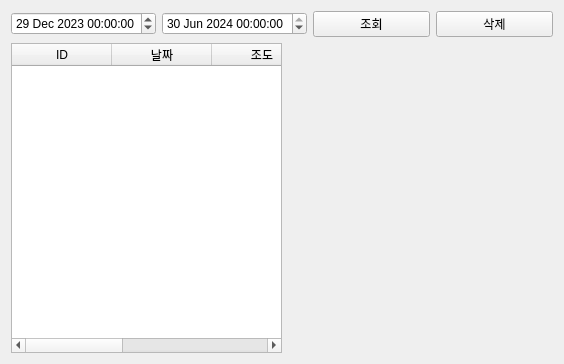
<?xml version="1.0" encoding="UTF-8"?>
<ui version="4.0">
 <class>Tab5Database</class>
 <widget class="QWidget" name="Tab5Database">
  <property name="geometry">
   <rect>
    <x>0</x>
    <y>0</y>
    <width>564</width>
    <height>364</height>
   </rect>
  </property>
  <property name="windowTitle">
   <string>Form</string>
  </property>
  <layout class="QVBoxLayout" name="verticalLayout">
   <item>
    <layout class="QHBoxLayout" name="horizontalLayout">
     <item>
      <widget class="QDateTimeEdit" name="pDateTimeEditFrom">
       <property name="dateTime">
        <datetime>
         <hour>0</hour>
         <minute>0</minute>
         <second>0</second>
         <year>2023</year>
         <month>12</month>
         <day>29</day>
        </datetime>
       </property>
      </widget>
     </item>
     <item>
      <widget class="QDateTimeEdit" name="pDateTimeEditTo">
       <property name="dateTime">
        <datetime>
         <hour>0</hour>
         <minute>0</minute>
         <second>0</second>
         <year>2024</year>
         <month>6</month>
         <day>30</day>
        </datetime>
       </property>
      </widget>
     </item>
     <item>
      <widget class="QPushButton" name="pPBsearchDb">
       <property name="text">
        <string>조회</string>
       </property>
      </widget>
     </item>
     <item>
      <widget class="QPushButton" name="pPBdeleteDb">
       <property name="text">
        <string>삭제</string>
       </property>
      </widget>
     </item>
    </layout>
   </item>
   <item>
    <layout class="QHBoxLayout" name="horizontalLayout_2" stretch="1,1">
     <item>
      <widget class="QTableWidget" name="pTBSensor">
       <column>
        <property name="text">
         <string>ID</string>
        </property>
       </column>
       <column>
        <property name="text">
         <string>날짜</string>
        </property>
       </column>
       <column>
        <property name="text">
         <string>조도</string>
        </property>
       </column>
       <column>
        <property name="text">
         <string>온도</string>
        </property>
       </column>
       <column>
        <property name="text">
         <string>습도</string>
        </property>
       </column>
      </widget>
     </item>
     <item>
      <layout class="QVBoxLayout" name="pChartViewLayout"/>
     </item>
    </layout>
   </item>
  </layout>
 </widget>
 <resources/>
 <connections/>
</ui>
